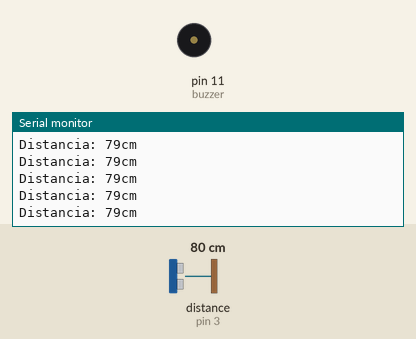
Simulated run of this sketch. Board: Arduino Uno, built with avr-gcc and run on an emulated ATmega328P. Parts: buzzer (waves = sounding), the last lines printed to the serial monitor. Wiring (inferred from the names in the program): ultrasonic range finder: trigger pin 2; echo pin 3. The test bench sets the inputs (shaded band); at power-on: distance to the obstacle (sensor on pin 3) 80 cm. The echo pulse lasts 58.3 µs per cm.

Above: at 1.2 s.
1.3 s: distance to the obstacle (sensor on pin 3) set to 2 cm
At 2.1 s:
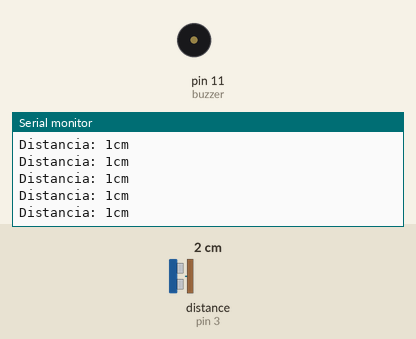
4.3 s: distance to the obstacle (sensor on pin 3) set to 18 cm
At 4.8 s:
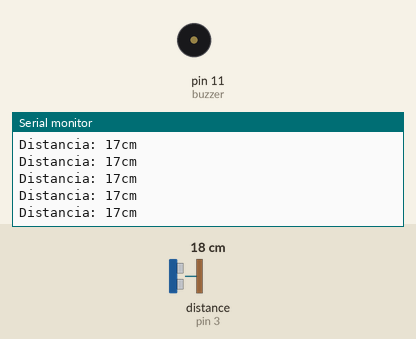
Timing chart, 0 to 7.3 s (numbered marks = the images above; inputs shaded):
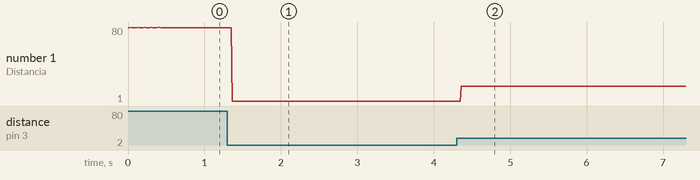

Measured:
- after the input at 1.3 s, the serial monitor: prints a new line after 0.07 s (image 1)
- after the input at 4.3 s, the serial monitor: prints a new line after 0.06 s (image 2)
- plotted number 1: 79 → 1 after the input at 1.3 s, 1 → 17 after the input at 4.3 s

The sketch:

sensor-retroceso.ino
```cpp
int trigger = 2;
int echo = 3;
int buzzer = 11;

void setup() {
  Serial.begin(9600);
  pinMode(trigger, OUTPUT);
  pinMode(echo, INPUT);
  digitalWrite(trigger, LOW);
  pinMode(buzzer, OUTPUT);
}

void loop() {
  float tiempo;
  int distancia;

  digitalWrite(trigger, HIGH);
  delayMicroseconds(10);
  digitalWrite(trigger, LOW);

  tiempo = pulseIn(echo, HIGH);
  distancia = 0.01715 * tiempo;

  Serial.print("Distancia: ");
  Serial.print(distancia);
  Serial.print("cm");
  Serial.println();

  if(distancia < 20){
    tone(buzzer, 500, 500);
    noTone(buzzer);
  }

  delay(10);
}
```
